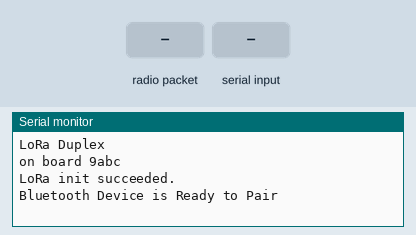
This program was run on a simulated ESP32. Shown: the last lines printed to the serial monitor. Inputs (shaded band) come from the test bench. No radio packets arrive unless stated; nothing arrives over Bluetooth unless stated.

Above: at 1.2 s.
1.3 s: radio packet "1" arrives
At 1.8 s:
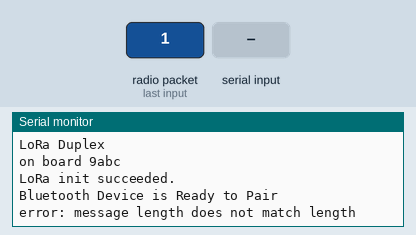
2.8 s: "1" received over Serial
At 4.9 s:
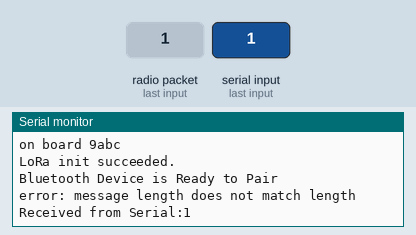
5.3 s: "1" received over the second serial link
At 6.8 s:
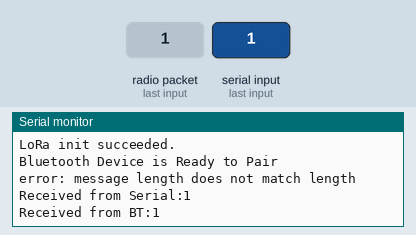
7.8 s: "0" received over the second serial link
At 9.9 s:
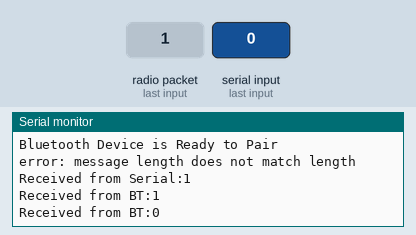

Measured:
- after the input at 1.3 s, the serial monitor: prints a new line at once (image 1)
- after the input at 2.8 s, the serial monitor: prints a new line after 1.0 s (image 2)
- after the input at 5.3 s, the serial monitor: prints a new line after 1.0 s (image 3)
- after the input at 7.8 s, the serial monitor: prints a new line after 1.0 s (image 4)

The program:

main.cpp
```cpp
// /*
//   LoRa register dump

//   This examples shows how to inspect and output the LoRa radio's
//   registers on the Serial interface
// */
// #include <SPI.h>              // include libraries
// #include <LoRa.h>


// // #define ESP32


// SPIClass * vspi = NULL;

// void setup() {
//   Serial.begin(115200);               // initialize serial
//   while (!Serial);

//   Serial.println("LoRa Dump Registers");


//   vspi = new SPIClass(VSPI);
//   LoRa.setSPI(*vspi);
//   LoRa.setSPIFrequency(1000000);
//   // override the default CS, reset, and IRQ pins (optional)
//   LoRa.setPins(5, 17, 16); // set CS, reset, IRQ pin


//   if (!LoRa.begin(915E6)) {         // initialize ratio at 915 MHz
//     Serial.println("LoRa init failed. Check your connections.");
//     while (true);                   // if failed, do nothing
//   }

//   LoRa.dumpRegisters(Serial);
// }


// void loop() {
// }


/*
  LoRa Duplex communication

  Sends a message every half second, and polls continually
  for new incoming messages. Implements a one-byte addressing scheme,
  with 0xFF as the broadcast address.

  Uses readString() from Stream class to read payload. The Stream class'
  timeout may affect other functuons, like the radio's callback. For an

  created 28 April 2017
  by Tom Igoe
*/
#include <SPI.h>              // include libraries
#include <LoRa.h>
#include "BluetoothSerial.h"

// const int csPin = 7;          // LoRa radio chip select
// const int resetPin = 6;       // LoRa radio reset
// const int irqPin = 1;         // change for your board; must be a hardware interrupt pin

String outgoing;              // outgoing message

byte msgCount = 0;            // count of outgoing messages
byte localAddress = 0xBB;     // address of this device
byte destination = 0xFF;      // destination to send to
long lastSendTime = 0;        // last send time
int interval = 2000;          // interval between sends
SPIClass * vspi = NULL;

BluetoothSerial ESP_BT; //Object for Bluetooth

void sendMessage(String outgoing);
void onReceive(int packetSize);

void setup() {
  Serial.begin(115200);                   // initialize serial
  while (!Serial);

  Serial.println("LoRa Duplex");
  uint16_t chipid=(uint16_t)ESP.getEfuseMac();
  Serial.println("on board "+ String(chipid, HEX));

  vspi = new SPIClass(VSPI);
  LoRa.setSPI(*vspi);
  LoRa.setSPIFrequency(1000000);
  // override the default CS, reset, and IRQ pins (optional)
  LoRa.setPins(5, 17, 16);// set CS, reset, IRQ pin

  if (!LoRa.begin(868.1E6)) {             // initialize ratio at 915 MHz
    Serial.println("LoRa init failed. Check your connections.");
    while (true);                       // if failed, do nothing
  }

  Serial.println("LoRa init succeeded.");

  // Settup BLE
  ESP_BT.begin("LORA_Chat_"+ String(chipid, HEX));
  Serial.println("Bluetooth Device is Ready to Pair");
}

void loop() {
  // if (millis() - lastSendTime > interval) {
  //   String message = "HeLoRa World!";   // send a message
  //   sendMessage(message);
  //   Serial.println("Sending " + message);
  //   lastSendTime = millis();            // timestamp the message
  //   interval = random(2000) + 4000;    // 2-3 seconds
  // }

  // parse for a packet, and call onReceive with the result:
  onReceive(LoRa.parsePacket());

  // on BT recieve
  if (ESP_BT.available()) //Check if we receive anything from Bluetooth
  {
    String incoming = ESP_BT.readString(); //Read what we recevive
    Serial.print("Received from BT:"); Serial.println(incoming);
    sendMessage(incoming); // send BT message over ble
  }

  // on Serial recieve
  if (Serial.available())
  {
    String incoming = Serial.readString();
    Serial.print("Received from Serial:"); Serial.println(incoming);
    sendMessage(incoming); // send BT message over ble
  }

}

void sendMessage(String outgoing) {
  LoRa.beginPacket();                   // start packet
  LoRa.write(destination);              // add destination address
  LoRa.write(localAddress);             // add sender address
  LoRa.write(msgCount);                 // add message ID
  LoRa.write(outgoing.length());        // add payload length
  LoRa.print(outgoing);                 // add payload
  LoRa.endPacket();                     // finish packet and send it
  msgCount++;                           // increment message ID
}

void onReceive(int packetSize) {
  if (packetSize == 0) return;          // if there's no packet, return

  // read packet header bytes:
  int recipient = LoRa.read();          // recipient address
  byte sender = LoRa.read();            // sender address
  byte incomingMsgId = LoRa.read();     // incoming msg ID
  byte incomingLength = LoRa.read();    // incoming msg length

  String incoming = "";

  while (LoRa.available()) {
    incoming += (char)LoRa.read();
  }

  if (incomingLength != incoming.length()) {   // check length for error
    Serial.println("error: message length does not match length");
    return;                             // skip rest of function
  }

  // if the recipient isn't this device or broadcast,
  if (recipient != localAddress && recipient != 0xFF) {
    Serial.println("This message is not for me.");
    return;                             // skip rest of function
  }

  // if message is for this device, or broadcast, print details:
  Serial.println("Received from: 0x" + String(sender, HEX));
  Serial.println("Sent to: 0x" + String(recipient, HEX));
  Serial.println("Message ID: " + String(incomingMsgId));
  Serial.println("Message length: " + String(incomingLength));
  Serial.println("Message: " + incoming);
  Serial.println("RSSI: " + String(LoRa.packetRssi()));
  Serial.println("Snr: " + String(LoRa.packetSnr()));
  Serial.println();
  ESP_BT.println("Message ID: " + String(incomingMsgId));
  ESP_BT.println("RSSI: " + String(LoRa.packetRssi()));
  ESP_BT.println("Message: " + incoming);
}
```
